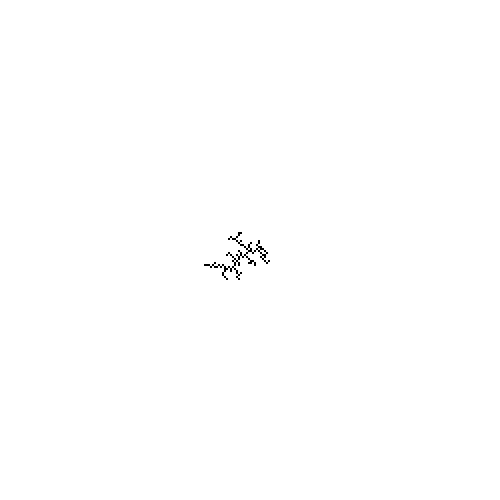
Frame 1 (no input)
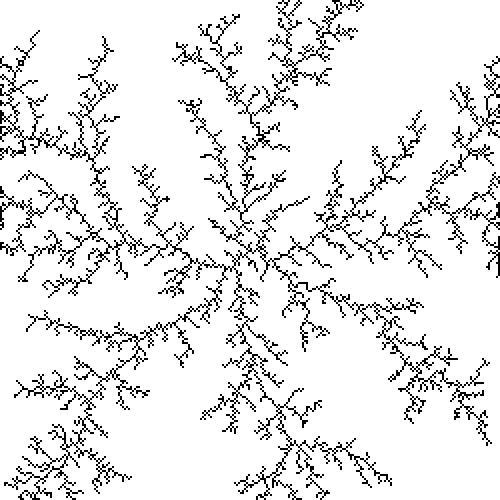
Frame 60 (the mouse pressed at the canvas centre just before this capture)
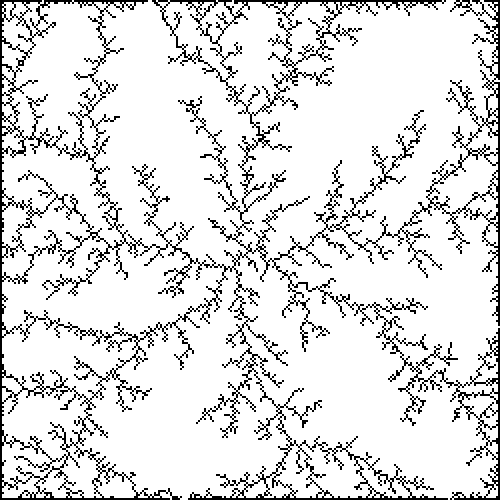
Frame 120 (the mouse held since frame 60 and released just before this capture)

The Processing sketch that drew these frames (run headless with seeded random() and noise(); from frame 60 on, the mouse is pressed at the canvas centre):

// Processing sketch: DLA
// ── DLA.pde

DLAggregation dla;

void setup() {
  size(500, 500);
  
  // Crear el objeto DLA
  //int cellsX, int cellsY, boolean showMovs, float widthCell, float heightCell
  dla = new DLAggregation(250, 250, false, 2, 2);
  
  //int nStucked, int nMovs, boolean randomPosition
  dla.init(1, 100, false);
}

void draw() {
  // Evolucionamos
  dla.evolve();
  
  // Rendereamos
  dla.render();
}


// ── DLAggregation.pde

class DLAggregation {

  // Atributos del automata
  int[][] world;
  int cellsX;
  int cellsY;

  // Valores
  final int EMPTY_VALUE = 0;
  final int STUCK_VALUE = 1;
  final int MOV_VALUE = 2;

  // Variables para la evolucion
  int nMovs;    //Número de partículas en movimiento por evolución
  int[] xMovs;  //Posicion en X de las particulas en movimiento
  int[] yMovs;  //Posicion en Y de las particuals en movimiento

  boolean showMovs;

  //Variables para la salida gráfica
  float widthDLA = 500;
  float heightDLA = 500;
  float widthCell;
  float heightCell;
  
  // Constructor
  DLAggregation(int cellsX, int cellsY, boolean showMovs, float widthCell, float heightCell) {
    // Ponemos la informacion que nos pasaron a nuestras variables
    this.cellsX = cellsX;
    this.cellsY = cellsY;

    this.showMovs = showMovs;

    this.widthCell = widthCell;
    this.heightCell = heightCell;
  }
  
  // Inicia el automara
  void init(int nStucked, int nMovs, boolean randomPosition) {
    // Inicializa el mundo
    world = new int[cellsX][cellsY];
    
    // Ponemos el numero de movibles en nuestra variable
    this.nMovs = nMovs;
    
    // Si el usuario dice que sea en posicion aleatoria
    if (randomPosition) {
      // Ciclo de 0 al numero de pegadas
      for (int i = 0; i < nStucked; i++) {
        world[floor(random(cellsX))][floor(random(cellsY))] = STUCK_VALUE;
      }
      
    } 
    // La quiere fija
    else {
      world[cellsX / 2][cellsY / 2] = STUCK_VALUE;
    }
    
    // Inicializamos la coordenadas de los movibles
    xMovs = new int[nMovs];
    yMovs = new int[nMovs];
    
    // Le damos valor negativo a todos
    for (int i = 0; i < nMovs; i++) {
      xMovs[i] = -1;
      yMovs[i] = -1;
    }
  }
  
  // Funcion para evolucionar el automata
  void evolve() {
    // Recorre todas las movibles
    for (int i = 0; i < nMovs; i++) {
      if (xMovs[i] == -1 && yMovs[i] == -1) {
        int[] newParticle = getNewMovableParticle();
        xMovs[i] = newParticle[0];
        yMovs[i] = newParticle[1];
      }
    }

    boolean allStucked = false;
    while (!allStucked) {
      allStucked = true;

      for (int i = 0; i < nMovs; i++) {
        if (xMovs[i] == -1 && yMovs[i] == -1) {
          continue;
        }

        if (isNearStucked(xMovs[i], yMovs[i])) {
          world[xMovs[i]][yMovs[i]] = STUCK_VALUE;
          
          // Ya no estoy moviendome
          xMovs[i] = -1;
          yMovs[i] = -1;
          
          // Agregamos true a la variable de todas pegadas
          allStucked = allStucked && true;
        }
        
        else {
          
          world[xMovs[i]][yMovs[i]] = EMPTY_VALUE;
          int[] newPos = move(xMovs[i], yMovs[i]);

          xMovs[i] = newPos[0];
          yMovs[i] = newPos[1];

          world[xMovs[i]][yMovs[i]] = MOV_VALUE;
          
          // No todos estan pegados
          allStucked = false;
        }
      }
       
      allStucked = allStucked || showMovs;
    }
  }

  int[] getNewMovableParticle() {
    int sideX = (int) random(2);
    int sideY = (int) random(2);

    int posX = (int) random(cellsX);
    int posY = (int) random(cellsY);

    if (sideX == 0 && sideY == 0) {
      posY = 0;
    } 
    else if (sideX == 0 && sideY == 1) {
      posX = cellsX - 1;
    } 
    else if (sideX == 1 && sideY == 0) {
      posY = cellsY - 1;
    } 
    else if (sideX == 1 && sideY == 1) {
      posX = 0;
    }

    int[] newParticle = {
      posX, posY
    };
    return newParticle;
  }

  int[] move(int posX, int posY) {
    int directionX = (int) random(-2, 2);
    int directionY = (int) random(-2, 2);

    directionX = (posX + directionX) < 0 || (posX + directionX) >= cellsX ? 0 : directionX;
    directionY = (posY + directionY) < 0 || (posY + directionY) >= cellsY ? 0 : directionY;

    world[posX][posY] = 0;
    world[posX + directionX][posY + directionY] = 2;

    int[] newPos = {
      posX + directionX, posY + directionY
    };
    return newPos;
  }

  boolean isNearStucked(int posX, int posY) {
    // Iteramos en la vecindad
    for (int i = -1; i <= 1; i++) {
      for (int j = -1; j <= 1; j++) {
        if ((posX + i) < 0 || (posX + i) >= cellsX || (posY + j) < 0 || (posY + j) >= cellsY) {
          continue;
        }
        if (world[posX + i][posY + j] == STUCK_VALUE) {
          return true;
        }
      }
    }
    
    return false;
  }

  void render() {
    noStroke();
    
    // Iteramos sobre x
    for (int i = 0; i < cellsX; i++) {
      
      // Iteramos sobre y
      for (int j = 0; j < cellsY; j++) {
        
        switch(world[i][j]) {
        case EMPTY_VALUE:
          fill(255);
          rect(i * widthCell, j * heightCell, widthCell, heightCell);
          break;

        case MOV_VALUE:
          fill(0);
          ellipse(i * widthCell, j * heightCell, widthCell, heightCell);
          break;

        case STUCK_VALUE:
          fill(0);
          rect(i * widthCell, j * heightCell, widthCell, heightCell);
          break;
        }
        // Ancho = 2
        // Alto = 2
        // i  j    x   y
        // 5, 10 -> 10,  20
        
      }
    }
  }
}
